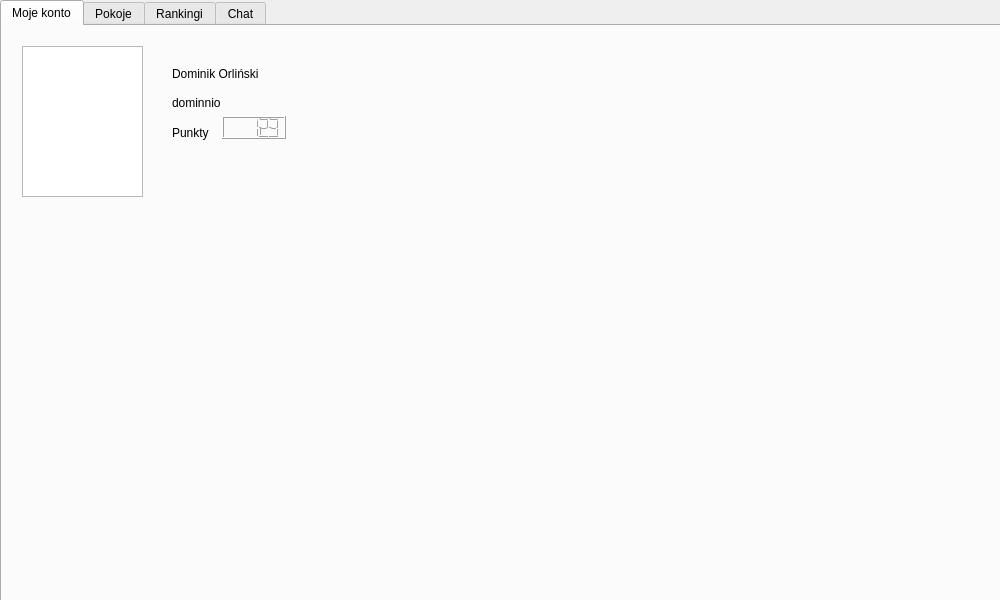
<?xml version="1.0" encoding="UTF-8"?>
<ui version="4.0">
 <class>MainWindow</class>
 <widget class="QWidget" name="MainWindow">
  <property name="geometry">
   <rect>
    <x>0</x>
    <y>0</y>
    <width>1000</width>
    <height>600</height>
   </rect>
  </property>
  <property name="windowTitle">
   <string>Form</string>
  </property>
  <widget class="QTabWidget" name="tabWidget">
   <property name="geometry">
    <rect>
     <x>0</x>
     <y>0</y>
     <width>1011</width>
     <height>620</height>
    </rect>
   </property>
   <property name="currentIndex">
    <number>0</number>
   </property>
   <widget class="QWidget" name="tab">
    <attribute name="title">
     <string>Moje konto</string>
    </attribute>
    <widget class="QGraphicsView" name="graphicsView">
     <property name="geometry">
      <rect>
       <x>20</x>
       <y>20</y>
       <width>121</width>
       <height>151</height>
      </rect>
     </property>
    </widget>
    <widget class="QLabel" name="label">
     <property name="geometry">
      <rect>
       <x>170</x>
       <y>40</y>
       <width>121</width>
       <height>16</height>
      </rect>
     </property>
     <property name="text">
      <string>Dominik Orliński</string>
     </property>
    </widget>
    <widget class="QLabel" name="label_2">
     <property name="geometry">
      <rect>
       <x>170</x>
       <y>70</y>
       <width>59</width>
       <height>14</height>
      </rect>
     </property>
     <property name="text">
      <string>dominnio</string>
     </property>
    </widget>
    <widget class="QLabel" name="label_3">
     <property name="geometry">
      <rect>
       <x>170</x>
       <y>100</y>
       <width>59</width>
       <height>14</height>
      </rect>
     </property>
     <property name="text">
      <string>Punkty</string>
     </property>
    </widget>
    <widget class="QLCDNumber" name="lcdNumber">
     <property name="geometry">
      <rect>
       <x>220</x>
       <y>90</y>
       <width>64</width>
       <height>23</height>
      </rect>
     </property>
     <property name="intValue" stdset="0">
      <number>123</number>
     </property>
    </widget>
   </widget>
   <widget class="QWidget" name="tab_2">
    <attribute name="title">
     <string>Pokoje</string>
    </attribute>
    <widget class="QTableWidget" name="tableWidget_4">
     <property name="geometry">
      <rect>
       <x>30</x>
       <y>40</y>
       <width>941</width>
       <height>511</height>
      </rect>
     </property>
     <attribute name="horizontalHeaderDefaultSectionSize">
      <number>155</number>
     </attribute>
     <row>
      <property name="text">
       <string>1</string>
      </property>
     </row>
     <row>
      <property name="text">
       <string>2</string>
      </property>
     </row>
     <row>
      <property name="text">
       <string>3</string>
      </property>
     </row>
     <row>
      <property name="text">
       <string/>
      </property>
     </row>
     <column>
      <property name="text">
       <string>Numer pokoju</string>
      </property>
     </column>
     <column>
      <property name="text">
       <string>Gracz 1</string>
      </property>
     </column>
     <column>
      <property name="text">
       <string>Gracz 2</string>
      </property>
     </column>
     <column>
      <property name="text">
       <string>Gracz 3</string>
      </property>
     </column>
     <column>
      <property name="text">
       <string>Gracz 4</string>
      </property>
     </column>
     <column>
      <property name="text">
       <string>Dołącz</string>
      </property>
     </column>
    </widget>
   </widget>
   <widget class="QWidget" name="tab_4">
    <attribute name="title">
     <string>Rankingi</string>
    </attribute>
    <widget class="QTableWidget" name="tableWidget">
     <property name="geometry">
      <rect>
       <x>40</x>
       <y>40</y>
       <width>211</width>
       <height>451</height>
      </rect>
     </property>
     <attribute name="horizontalHeaderDefaultSectionSize">
      <number>200</number>
     </attribute>
     <row>
      <property name="text">
       <string>1</string>
      </property>
     </row>
     <row>
      <property name="text">
       <string>2</string>
      </property>
     </row>
     <column>
      <property name="text">
       <string>Ranking tygodniowy</string>
      </property>
     </column>
    </widget>
    <widget class="QTableWidget" name="tableWidget_2">
     <property name="geometry">
      <rect>
       <x>280</x>
       <y>40</y>
       <width>211</width>
       <height>451</height>
      </rect>
     </property>
     <attribute name="horizontalHeaderDefaultSectionSize">
      <number>200</number>
     </attribute>
     <row>
      <property name="text">
       <string>1</string>
      </property>
     </row>
     <row>
      <property name="text">
       <string>2</string>
      </property>
     </row>
     <column>
      <property name="text">
       <string>Ranking miesięczny</string>
      </property>
     </column>
    </widget>
    <widget class="QTableWidget" name="tableWidget_3">
     <property name="geometry">
      <rect>
       <x>520</x>
       <y>40</y>
       <width>211</width>
       <height>451</height>
      </rect>
     </property>
     <attribute name="horizontalHeaderDefaultSectionSize">
      <number>200</number>
     </attribute>
     <row>
      <property name="text">
       <string>1</string>
      </property>
     </row>
     <row>
      <property name="text">
       <string>2</string>
      </property>
     </row>
     <column>
      <property name="text">
       <string>Ranking roczny</string>
      </property>
     </column>
    </widget>
   </widget>
   <widget class="QWidget" name="tab_3">
    <attribute name="title">
     <string>Chat</string>
    </attribute>
    <widget class="QPlainTextEdit" name="plainTextEdit">
     <property name="geometry">
      <rect>
       <x>30</x>
       <y>410</y>
       <width>761</width>
       <height>70</height>
      </rect>
     </property>
    </widget>
    <widget class="QPushButton" name="pushButton">
     <property name="geometry">
      <rect>
       <x>710</x>
       <y>510</y>
       <width>80</width>
       <height>22</height>
      </rect>
     </property>
     <property name="text">
      <string>Wyślij</string>
     </property>
    </widget>
    <widget class="QTextBrowser" name="textBrowser">
     <property name="geometry">
      <rect>
       <x>30</x>
       <y>10</y>
       <width>761</width>
       <height>371</height>
      </rect>
     </property>
    </widget>
   </widget>
  </widget>
 </widget>
 <resources/>
 <connections/>
</ui>
